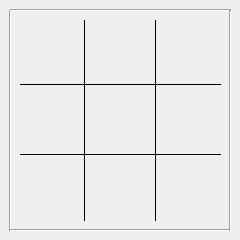
<?xml version="1.0" encoding="UTF-8"?>
<ui version="4.0">
 <class>Form</class>
 <widget class="QWidget" name="Form">
  <property name="geometry">
   <rect>
    <x>0</x>
    <y>0</y>
    <width>240</width>
    <height>240</height>
   </rect>
  </property>
  <property name="windowTitle">
   <string>Form</string>
  </property>
  <widget class="QPushButton" name="right_center">
   <property name="geometry">
    <rect>
     <x>160</x>
     <y>90</y>
     <width>60</width>
     <height>60</height>
    </rect>
   </property>
   <property name="text">
    <string/>
   </property>
   <property name="flat">
    <bool>true</bool>
   </property>
  </widget>
  <widget class="Line" name="line_4">
   <property name="geometry">
    <rect>
     <x>0</x>
     <y>10</y>
     <width>20</width>
     <height>221</height>
    </rect>
   </property>
   <property name="orientation">
    <enum>Qt::Vertical</enum>
   </property>
  </widget>
  <widget class="Line" name="line">
   <property name="geometry">
    <rect>
     <x>10</x>
     <y>220</y>
     <width>221</width>
     <height>20</height>
    </rect>
   </property>
   <property name="orientation">
    <enum>Qt::Horizontal</enum>
   </property>
  </widget>
  <widget class="Line" name="line_2">
   <property name="geometry">
    <rect>
     <x>10</x>
     <y>0</y>
     <width>221</width>
     <height>20</height>
    </rect>
   </property>
   <property name="orientation">
    <enum>Qt::Horizontal</enum>
   </property>
  </widget>
  <widget class="Line" name="hline_bottom">
   <property name="geometry">
    <rect>
     <x>20</x>
     <y>144</y>
     <width>201</width>
     <height>20</height>
    </rect>
   </property>
   <property name="frameShadow">
    <enum>QFrame::Plain</enum>
   </property>
   <property name="orientation">
    <enum>Qt::Horizontal</enum>
   </property>
  </widget>
  <widget class="Line" name="vline_left">
   <property name="geometry">
    <rect>
     <x>74</x>
     <y>20</y>
     <width>20</width>
     <height>201</height>
    </rect>
   </property>
   <property name="frameShadow">
    <enum>QFrame::Plain</enum>
   </property>
   <property name="orientation">
    <enum>Qt::Vertical</enum>
   </property>
  </widget>
  <widget class="QPushButton" name="center_top">
   <property name="geometry">
    <rect>
     <x>90</x>
     <y>20</y>
     <width>60</width>
     <height>60</height>
    </rect>
   </property>
   <property name="text">
    <string/>
   </property>
   <property name="flat">
    <bool>true</bool>
   </property>
  </widget>
  <widget class="QPushButton" name="center_center">
   <property name="geometry">
    <rect>
     <x>90</x>
     <y>90</y>
     <width>60</width>
     <height>60</height>
    </rect>
   </property>
   <property name="text">
    <string/>
   </property>
   <property name="flat">
    <bool>true</bool>
   </property>
  </widget>
  <widget class="Line" name="line_3">
   <property name="geometry">
    <rect>
     <x>220</x>
     <y>10</y>
     <width>20</width>
     <height>221</height>
    </rect>
   </property>
   <property name="orientation">
    <enum>Qt::Vertical</enum>
   </property>
  </widget>
  <widget class="QPushButton" name="center_bottom">
   <property name="geometry">
    <rect>
     <x>90</x>
     <y>160</y>
     <width>60</width>
     <height>60</height>
    </rect>
   </property>
   <property name="text">
    <string/>
   </property>
   <property name="flat">
    <bool>true</bool>
   </property>
  </widget>
  <widget class="QPushButton" name="right_bottom">
   <property name="geometry">
    <rect>
     <x>160</x>
     <y>160</y>
     <width>60</width>
     <height>60</height>
    </rect>
   </property>
   <property name="focusPolicy">
    <enum>Qt::NoFocus</enum>
   </property>
   <property name="text">
    <string/>
   </property>
   <property name="autoDefault">
    <bool>false</bool>
   </property>
   <property name="default">
    <bool>false</bool>
   </property>
   <property name="flat">
    <bool>true</bool>
   </property>
  </widget>
  <widget class="Line" name="vline_right">
   <property name="geometry">
    <rect>
     <x>147</x>
     <y>20</y>
     <width>16</width>
     <height>201</height>
    </rect>
   </property>
   <property name="frameShadow">
    <enum>QFrame::Plain</enum>
   </property>
   <property name="orientation">
    <enum>Qt::Vertical</enum>
   </property>
  </widget>
  <widget class="QPushButton" name="left_center">
   <property name="geometry">
    <rect>
     <x>20</x>
     <y>90</y>
     <width>60</width>
     <height>60</height>
    </rect>
   </property>
   <property name="text">
    <string/>
   </property>
   <property name="flat">
    <bool>true</bool>
   </property>
  </widget>
  <widget class="Line" name="hline_up">
   <property name="geometry">
    <rect>
     <x>20</x>
     <y>76</y>
     <width>201</width>
     <height>16</height>
    </rect>
   </property>
   <property name="autoFillBackground">
    <bool>false</bool>
   </property>
   <property name="frameShadow">
    <enum>QFrame::Plain</enum>
   </property>
   <property name="orientation">
    <enum>Qt::Horizontal</enum>
   </property>
  </widget>
  <widget class="QPushButton" name="right_top">
   <property name="geometry">
    <rect>
     <x>160</x>
     <y>20</y>
     <width>60</width>
     <height>60</height>
    </rect>
   </property>
   <property name="text">
    <string/>
   </property>
   <property name="flat">
    <bool>true</bool>
   </property>
  </widget>
  <widget class="QPushButton" name="left_bottom">
   <property name="geometry">
    <rect>
     <x>20</x>
     <y>160</y>
     <width>60</width>
     <height>60</height>
    </rect>
   </property>
   <property name="text">
    <string/>
   </property>
   <property name="flat">
    <bool>true</bool>
   </property>
  </widget>
  <widget class="QPushButton" name="left_top">
   <property name="geometry">
    <rect>
     <x>20</x>
     <y>20</y>
     <width>60</width>
     <height>60</height>
    </rect>
   </property>
   <property name="autoFillBackground">
    <bool>false</bool>
   </property>
   <property name="text">
    <string/>
   </property>
   <property name="checkable">
    <bool>false</bool>
   </property>
   <property name="flat">
    <bool>true</bool>
   </property>
  </widget>
 </widget>
 <resources/>
 <connections/>
</ui>
